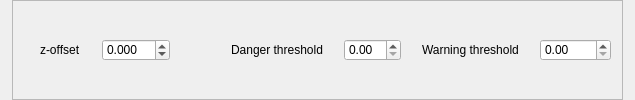
            <widget class="QFrame" name="frame_27">
             <property name="styleSheet">
              <string notr="true">QFrame {margin-right: 12px; margin-left: 12px}</string>
             </property>
             <property name="locale">
              <locale language="English" country="UnitedStates"/>
             </property>
             <property name="frameShape">
              <enum>QFrame::StyledPanel</enum>
             </property>
             <property name="frameShadow">
              <enum>QFrame::Raised</enum>
             </property>
             <property name="bg" stdset="0">
              <string>dark</string>
             </property>
             <layout class="QHBoxLayout" name="horizontalLayout_7">
              <property name="leftMargin">
               <number>12</number>
              </property>
              <item>
               <widget class="QLabel" name="label_45">
                <property name="text">
                 <string>z-offset</string>
                </property>
                <property name="bg" stdset="0">
                 <string>none</string>
                </property>
               </widget>
              </item>
              <item>
               <widget class="QDoubleSpinBox" name="settings_z_offset">
                <property name="locale">
                 <locale language="English" country="UnitedStates"/>
                </property>
                <property name="decimals">
                 <number>3</number>
                </property>
                <property name="minimum">
                 <double>-10.000000000000000</double>
                </property>
                <property name="maximum">
                 <double>10.000000000000000</double>
                </property>
                <property name="singleStep">
                 <double>0.010000000000000</double>
                </property>
               </widget>
              </item>
              <item>
               <spacer name="horizontalSpacer">
                <property name="orientation">
                 <enum>Qt::Horizontal</enum>
                </property>
                <property name="sizeHint" stdset="0">
                 <size>
                  <width>40</width>
                  <height>20</height>
                 </size>
                </property>
               </spacer>
              </item>
              <item>
               <widget class="QLabel" name="label_58">
                <property name="text">
                 <string>Danger threshold</string>
                </property>
                <property name="bg" stdset="0">
                 <string>none</string>
                </property>
               </widget>
              </item>
              <item>
               <widget class="QDoubleSpinBox" name="settings_danger_threshold"/>
              </item>
              <item>
               <widget class="QLabel" name="label_59">
                <property name="text">
                 <string>Warning threshold</string>
                </property>
                <property name="bg" stdset="0">
                 <string>none</string>
                </property>
               </widget>
              </item>
              <item>
               <widget class="QDoubleSpinBox" name="settings_warning_threshold">
                <property name="locale">
                 <locale language="English" country="UnitedStates"/>
                </property>
                <property name="maximum">
                 <double>1000.000000000000000</double>
                </property>
               </widget>
              </item>
             </layout>
            </widget>
